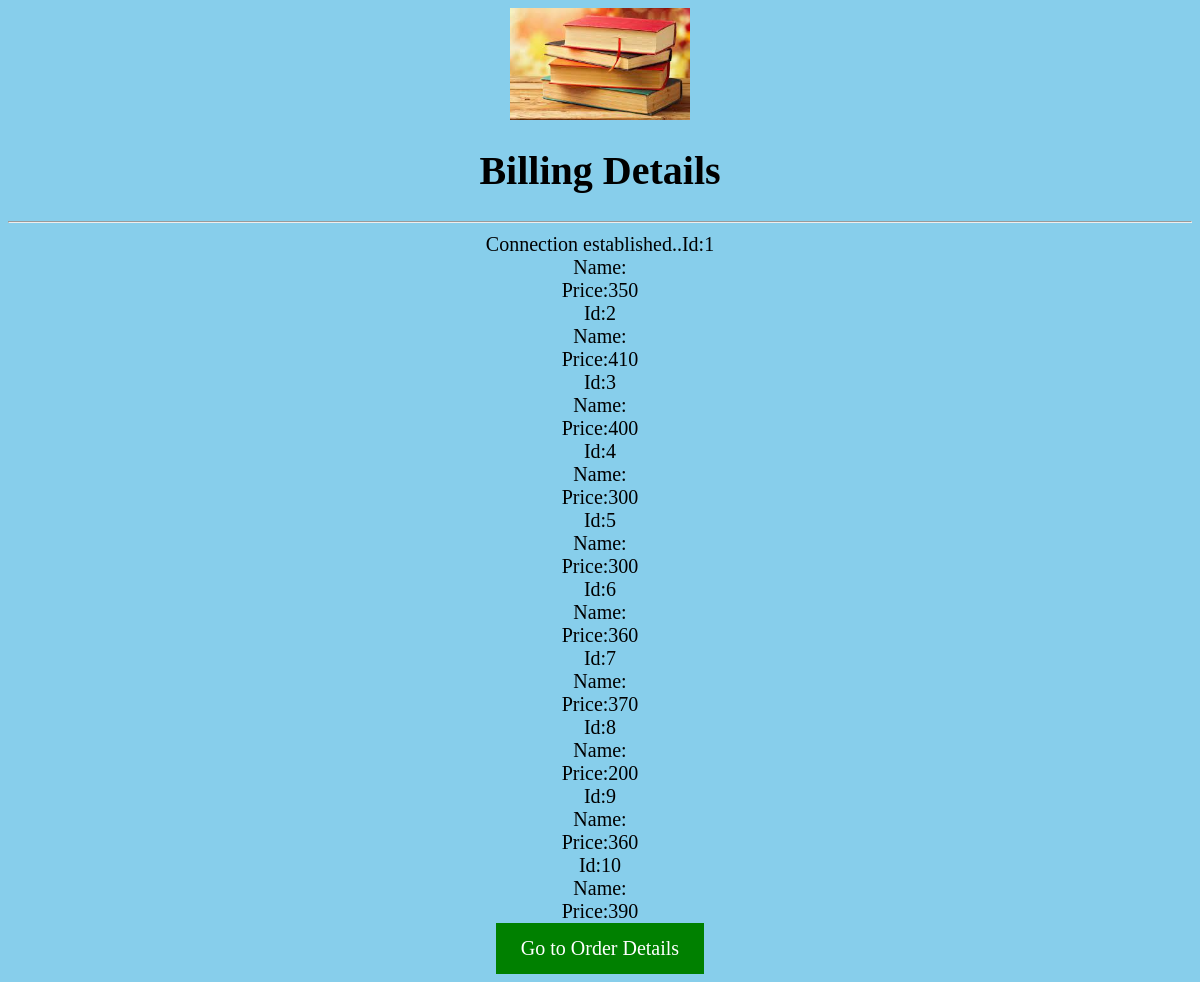
The page /select.php on the database its author committed.
### tables this page shows
CREATE TABLE `products` (
  `id` int(20) NOT NULL,
  `Name` varchar(100) NOT NULL,
  `Image` text NOT NULL,
  `price` int(10) NOT NULL
);

### select.php (the view, shortened to what this page needs)
<html>
<body>
	<img src="logo.jpg" alt="logo">
	<div class="container">
	<h1>Billing Details</h1>
	<hr>
	<?php
	$conn=mysqli_connect("localhost","root","","proproduct");
	if($conn){
		echo "Connection established..";
	}
	else{
		echo "Connection failed" ;
	}
	$sql="SELECT * FROM products;";
	$result=$conn->query($sql);
	if($result->num_rows > 0){
		while ($row=$result->fetch_assoc()) {
			echo "Id:".$row["id"]."<br>";
			echo "Name:".$row["name"]."<br>";
			echo "Price:".$row["price"]."<br>";
		}
	}
	else{
		echo "0 results..";
	}
	?>
<a href="OrdersDetailsform.php" target="_blank">Go to Order Details</a>
</body>
</html>

### select.php (style rules this page uses)
body { background-color: skyblue; text-align: center; font-size: 20px; }
img { display: block; margin-left: auto; margin-right: auto; width: 180px; }
h1 { text-align: center; }
a:link, a:visited { background-color: green; color: white; padding: 14px 25px; text-align: center; text-decoration: none; display: inline-block; }

### rows shown on the page
products: id "1", price "350"
products: id "2", price "410"
products: id "3", price "400"
products: id "4", price "300"
products: id "5", price "300"
products: id "6", price "360"
products: id "7", price "370"
products: id "8", price "200"
products: id "9", price "360"
products: id "10", price "390"
